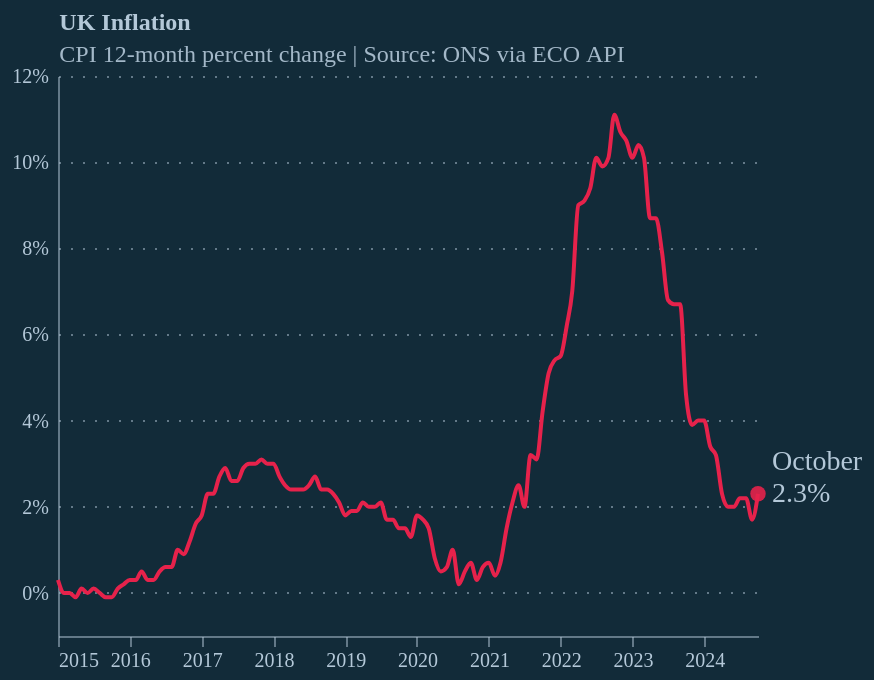

Specify this chart in Vega-Lite:
### Vega-Lite specification from a JSON file in a GitHub repository (floating-point values rounded to 4 significant figures)
{"config": {"background": "#122b39", "font": "Circular Std", "axis": {"labelColor": "#b4c8d8", "tickColor": "#b4c8d8", "domainColor": "#b4c8d8", "domainOpacity": 0.5, "title": null}, "axisX": {"grid": false, "labelAngle": 0, "tickCount": 10, "tickOpacity": 0.5}, "axisY": {"gridColor": "#b4c8d8", "gridDash": [1, 5], "gridOpacity": 0.5, "labelPadding": 5, "tickCount": 8, "tickOpacity": 0.5, "ticks": false, "format": "%"}, "line": {"color": "#e6224b"}, "view": {"stroke": null, "continuousWidth": 350, "continuousHeight": 280}, "title": {"anchor": "start", "dx": 24, "fontSize": 12, "subtitleFontSize": 12, "color": "#b4c8d8", "subtitleColor": "#b4c8d8E6", "subtitlePadding": 4, "offset": -1}}, "layer": [{"data": {"name": "data-800636d7b0c2c31b38544a6ae88572b6"}, "mark": {"type": "line", "interpolate": "monotone"}, "encoding": {"x": {"field": "date", "type": "temporal"}, "y": {"field": "value", "type": "quantitative"}}}, {"data": {"name": "data-f7b16c811ab440f21e43e60a09c631f7"}, "mark": {"type": "point", "color": "#e6224b", "filled": true, "opacity": 0.9, "size": 60}, "encoding": {"x": {"field": "date", "type": "temporal"}, "y": {"field": "value", "type": "quantitative"}}}, {"data": {"name": "data-f7b16c811ab440f21e43e60a09c631f7"}, "mark": {"type": "text", "align": "left", "baseline": "middle", "color": "#b4c8d8", "dx": 7, "dy": 0, "fontSize": 14}, "encoding": {"text": {"field": "value", "format": ".1%", "type": "quantitative"}, "x": {"field": "date", "type": "temporal"}, "y": {"field": "value", "type": "quantitative"}}}, {"data": {"name": "data-f7b16c811ab440f21e43e60a09c631f7"}, "mark": {"type": "text", "align": "left", "baseline": "middle", "color": "#b4c8d8", "dx": 7, "dy": -16, "fontSize": 14}, "encoding": {"text": {"field": "date", "format": "%B", "type": "temporal"}, "x": {"field": "date", "type": "temporal"}, "y": {"field": "value", "type": "quantitative"}}}], "title": {"text": "UK Inflation", "subtitle": "CPI 12-month percent change | Source: ONS via ECO API", "dx": 24}, "$schema": "https://vega.github.io/schema/vega-lite/v5.17.0.json", "datasets": {"data-800636d7b0c2c31b38544a6ae88572b6": [{"date": "2015-01-01T00:00:00", "value": 0.003, "year": "2015", "month": "January"}, {"date": "2015-02-01T00:00:00", "value": 0.0, "year": "2015", "month": "February"}, {"date": "2015-03-01T00:00:00", "value": 0.0, "year": "2015", "month": "March"}, {"date": "2015-04-01T00:00:00", "value": -0.001, "year": "2015", "month": "April"}, {"date": "2015-05-01T00:00:00", "value": 0.001, "year": "2015", "month": "May"}, {"date": "2015-06-01T00:00:00", "value": 0.0, "year": "2015", "month": "June"}, {"date": "2015-07-01T00:00:00", "value": 0.001, "year": "2015", "month": "July"}, {"date": "2015-08-01T00:00:00", "value": 0.0, "year": "2015", "month": "August"}, {"date": "2015-09-01T00:00:00", "value": -0.001, "year": "2015", "month": "September"}, {"date": "2015-10-01T00:00:00", "value": -0.001, "year": "2015", "month": "October"}, {"date": "2015-11-01T00:00:00", "value": 0.001, "year": "2015", "month": "November"}, {"date": "2015-12-01T00:00:00", "value": 0.002, "year": "2015", "month": "December"}, {"date": "2016-01-01T00:00:00", "value": 0.003, "year": "2016", "month": "January"}, {"date": "2016-02-01T00:00:00", "value": 0.003, "year": "2016", "month": "February"}, {"date": "2016-03-01T00:00:00", "value": 0.005, "year": "2016", "month": "March"}, {"date": "2016-04-01T00:00:00", "value": 0.003, "year": "2016", "month": "April"}, {"date": "2016-05-01T00:00:00", "value": 0.003, "year": "2016", "month": "May"}, {"date": "2016-06-01T00:00:00", "value": 0.005, "year": "2016", "month": "June"}, {"date": "2016-07-01T00:00:00", "value": 0.006, "year": "2016", "month": "July"}, {"date": "2016-08-01T00:00:00", "value": 0.006, "year": "2016", "month": "August"}, {"date": "2016-09-01T00:00:00", "value": 0.01, "year": "2016", "month": "September"}, {"date": "2016-10-01T00:00:00", "value": 0.009, "year": "2016", "month": "October"}, {"date": "2016-11-01T00:00:00", "value": 0.012, "year": "2016", "month": "November"}, {"date": "2016-12-01T00:00:00", "value": 0.016, "year": "2016", "month": "December"}, {"date": "2017-01-01T00:00:00", "value": 0.018, "year": "2017", "month": "January"}, {"date": "2017-02-01T00:00:00", "value": 0.023, "year": "2017", "month": "February"}, {"date": "2017-03-01T00:00:00", "value": 0.023, "year": "2017", "month": "March"}, {"date": "2017-04-01T00:00:00", "value": 0.027, "year": "2017", "month": "April"}, {"date": "2017-05-01T00:00:00", "value": 0.029, "year": "2017", "month": "May"}, {"date": "2017-06-01T00:00:00", "value": 0.026, "year": "2017", "month": "June"}, {"date": "2017-07-01T00:00:00", "value": 0.026, "year": "2017", "month": "July"}, {"date": "2017-08-01T00:00:00", "value": 0.029, "year": "2017", "month": "August"}, {"date": "2017-09-01T00:00:00", "value": 0.03, "year": "2017", "month": "September"}, {"date": "2017-10-01T00:00:00", "value": 0.03, "year": "2017", "month": "October"}, {"date": "2017-11-01T00:00:00", "value": 0.031, "year": "2017", "month": "November"}, {"date": "2017-12-01T00:00:00", "value": 0.03, "year": "2017", "month": "December"}, {"date": "2018-01-01T00:00:00", "value": 0.03, "year": "2018", "month": "January"}, {"date": "2018-02-01T00:00:00", "value": 0.027, "year": "2018", "month": "February"}, {"date": "2018-03-01T00:00:00", "value": 0.025, "year": "2018", "month": "March"}, {"date": "2018-04-01T00:00:00", "value": 0.024, "year": "2018", "month": "April"}, {"date": "2018-05-01T00:00:00", "value": 0.024, "year": "2018", "month": "May"}, {"date": "2018-06-01T00:00:00", "value": 0.024, "year": "2018", "month": "June"}, {"date": "2018-07-01T00:00:00", "value": 0.025, "year": "2018", "month": "July"}, {"date": "2018-08-01T00:00:00", "value": 0.027, "year": "2018", "month": "August"}, {"date": "2018-09-01T00:00:00", "value": 0.024, "year": "2018", "month": "September"}, {"date": "2018-10-01T00:00:00", "value": 0.024, "year": "2018", "month": "October"}, {"date": "2018-11-01T00:00:00", "value": 0.023, "year": "2018", "month": "November"}, {"date": "2018-12-01T00:00:00", "value": 0.021, "year": "2018", "month": "December"}, {"date": "2019-01-01T00:00:00", "value": 0.018, "year": "2019", "month": "January"}, {"date": "2019-02-01T00:00:00", "value": 0.019, "year": "2019", "month": "February"}, {"date": "2019-03-01T00:00:00", "value": 0.019, "year": "2019", "month": "March"}, {"date": "2019-04-01T00:00:00", "value": 0.021, "year": "2019", "month": "April"}, {"date": "2019-05-01T00:00:00", "value": 0.02, "year": "2019", "month": "May"}, {"date": "2019-06-01T00:00:00", "value": 0.02, "year": "2019", "month": "June"}, {"date": "2019-07-01T00:00:00", "value": 0.021, "year": "2019", "month": "July"}, {"date": "2019-08-01T00:00:00", "value": 0.017, "year": "2019", "month": "August"}, {"date": "2019-09-01T00:00:00", "value": 0.017, "year": "2019", "month": "September"}, {"date": "2019-10-01T00:00:00", "value": 0.015, "year": "2019", "month": "October"}, {"date": "2019-11-01T00:00:00", "value": 0.015, "year": "2019", "month": "November"}, {"date": "2019-12-01T00:00:00", "value": 0.013, "year": "2019", "month": "December"}, {"date": "2020-01-01T00:00:00", "value": 0.018, "year": "2020", "month": "January"}, {"date": "2020-02-01T00:00:00", "value": 0.017, "year": "2020", "month": "February"}, {"date": "2020-03-01T00:00:00", "value": 0.015, "year": "2020", "month": "March"}, {"date": "2020-04-01T00:00:00", "value": 0.008, "year": "2020", "month": "April"}, {"date": "2020-05-01T00:00:00", "value": 0.005, "year": "2020", "month": "May"}, {"date": "2020-06-01T00:00:00", "value": 0.006, "year": "2020", "month": "June"}, {"date": "2020-07-01T00:00:00", "value": 0.01, "year": "2020", "month": "July"}, {"date": "2020-08-01T00:00:00", "value": 0.002, "year": "2020", "month": "August"}, {"date": "2020-09-01T00:00:00", "value": 0.005, "year": "2020", "month": "September"}, {"date": "2020-10-01T00:00:00", "value": 0.007, "year": "2020", "month": "October"}, {"date": "2020-11-01T00:00:00", "value": 0.003, "year": "2020", "month": "November"}, {"date": "2020-12-01T00:00:00", "value": 0.006, "year": "2020", "month": "December"}, {"date": "2021-01-01T00:00:00", "value": 0.007, "year": "2021", "month": "January"}, {"date": "2021-02-01T00:00:00", "value": 0.004, "year": "2021", "month": "February"}, {"date": "2021-03-01T00:00:00", "value": 0.007, "year": "2021", "month": "March"}, {"date": "2021-04-01T00:00:00", "value": 0.015, "year": "2021", "month": "April"}, {"date": "2021-05-01T00:00:00", "value": 0.021, "year": "2021", "month": "May"}, {"date": "2021-06-01T00:00:00", "value": 0.025, "year": "2021", "month": "June"}, {"date": "2021-07-01T00:00:00", "value": 0.02, "year": "2021", "month": "July"}, {"date": "2021-08-01T00:00:00", "value": 0.032, "year": "2021", "month": "August"}, {"date": "2021-09-01T00:00:00", "value": 0.031, "year": "2021", "month": "September"}, {"date": "2021-10-01T00:00:00", "value": 0.042, "year": "2021", "month": "October"}, {"date": "2021-11-01T00:00:00", "value": 0.051, "year": "2021", "month": "November"}, {"date": "2021-12-01T00:00:00", "value": 0.054, "year": "2021", "month": "December"}, {"date": "2022-01-01T00:00:00", "value": 0.055, "year": "2022", "month": "January"}, {"date": "2022-02-01T00:00:00", "value": 0.062, "year": "2022", "month": "February"}, {"date": "2022-03-01T00:00:00", "value": 0.07, "year": "2022", "month": "March"}, {"date": "2022-04-01T00:00:00", "value": 0.09, "year": "2022", "month": "April"}, {"date": "2022-05-01T00:00:00", "value": 0.091, "year": "2022", "month": "May"}, {"date": "2022-06-01T00:00:00", "value": 0.094, "year": "2022", "month": "June"}, {"date": "2022-07-01T00:00:00", "value": 0.101, "year": "2022", "month": "July"}, {"date": "2022-08-01T00:00:00", "value": 0.099, "year": "2022", "month": "August"}, {"date": "2022-09-01T00:00:00", "value": 0.101, "year": "2022", "month": "September"}, {"date": "2022-10-01T00:00:00", "value": 0.111, "year": "2022", "month": "October"}, {"date": "2022-11-01T00:00:00", "value": 0.107, "year": "2022", "month": "November"}, {"date": "2022-12-01T00:00:00", "value": 0.105, "year": "2022", "month": "December"}, {"date": "2023-01-01T00:00:00", "value": 0.101, "year": "2023", "month": "January"}, {"date": "2023-02-01T00:00:00", "value": 0.104, "year": "2023", "month": "February"}, {"date": "2023-03-01T00:00:00", "value": 0.101, "year": "2023", "month": "March"}, {"date": "2023-04-01T00:00:00", "value": 0.087, "year": "2023", "month": "April"}, {"date": "2023-05-01T00:00:00", "value": 0.087, "year": "2023", "month": "May"}, {"date": "2023-06-01T00:00:00", "value": 0.079, "year": "2023", "month": "June"}, {"date": "2023-07-01T00:00:00", "value": 0.068, "year": "2023", "month": "July"}, {"date": "2023-08-01T00:00:00", "value": 0.067, "year": "2023", "month": "August"}, {"date": "2023-09-01T00:00:00", "value": 0.067, "year": "2023", "month": "September"}, {"date": "2023-10-01T00:00:00", "value": 0.046, "year": "2023", "month": "October"}, {"date": "2023-11-01T00:00:00", "value": 0.039, "year": "2023", "month": "November"}, {"date": "2023-12-01T00:00:00", "value": 0.04, "year": "2023", "month": "December"}, {"date": "2024-01-01T00:00:00", "value": 0.04, "year": "2024", "month": "January"}, {"date": "2024-02-01T00:00:00", "value": 0.034, "year": "2024", "month": "February"}, {"date": "2024-03-01T00:00:00", "value": 0.032, "year": "2024", "month": "March"}, {"date": "2024-04-01T00:00:00", "value": 0.023, "year": "2024", "month": "April"}, {"date": "2024-05-01T00:00:00", "value": 0.02, "year": "2024", "month": "May"}, {"date": "2024-06-01T00:00:00", "value": 0.02, "year": "2024", "month": "June"}, {"date": "2024-07-01T00:00:00", "value": 0.022, "year": "2024", "month": "July"}, {"date": "2024-08-01T00:00:00", "value": 0.022, "year": "2024", "month": "August"}, {"date": "2024-09-01T00:00:00", "value": 0.017, "year": "2024", "month": "September"}, {"date": "2024-10-01T00:00:00", "value": 0.023, "year": "2024", "month": "October"}], "data-f7b16c811ab440f21e43e60a09c631f7": [{"date": "2024-10-01T00:00:00", "value": 0.023, "year": "2024", "month": "October"}]}, "width": 350, "height": 280}
